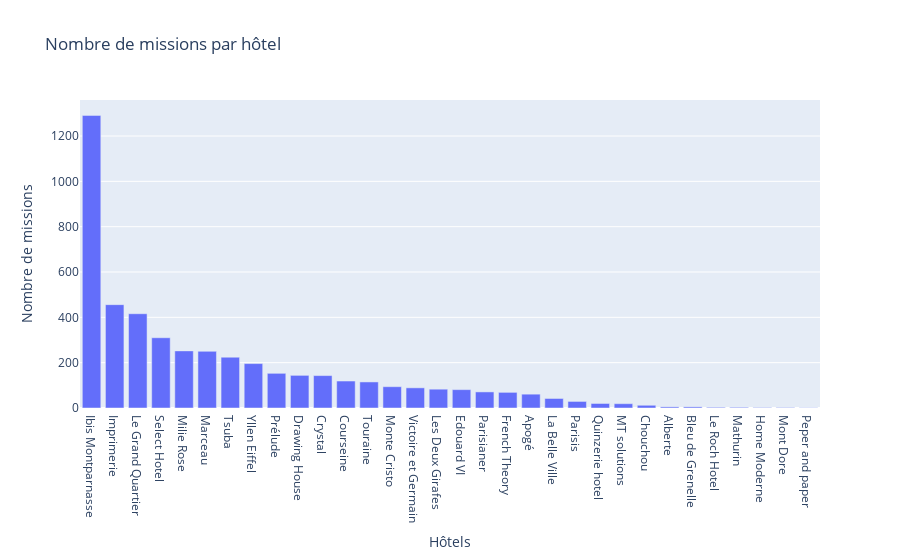

Notebook code cell kept with this figure:
### Code cell
import plotly.graph_objects as go

missions_par_hotel = data[["Propriété_clean","time_delta"]].groupby("Propriété_clean").count()
heures_par_hotel = data[["Propriété_clean","time_delta"]].groupby("Propriété_clean").sum()

trace = go.Bar(name='Affected rentals', 
                x=missions_par_hotel.index, 
                y=missions_par_hotel.time_delta)

fig = go.Figure(data=[trace])
# Change the bar mode
fig.update_layout(title="Nombre de missions par hôtel",
                  showlegend=False,
                  xaxis={'categoryorder':'total descending'})


fig.update_xaxes(title_text='Hôtels')
fig.update_yaxes(title_text='Nombre de missions')


fig.show()

### Figure 1 — Plotly figure (JSON) as saved in the notebook; plotly's stock layout.template omitted (floating-point values rounded to 4 significant figures)
{"data": [{"name": "Affected rentals", "type": "bar", "x": ["Alberte ", "Apogé", "Bleu de Grenelle", "Chouchou", "Courseine", "Crystal", "Drawing House", "Edouard VI", "French Theory", "Home Moderne", "Ibis Montparnasse", "Imprimerie", "La Belle Ville", "Le Grand Quartier", "Le Roch Hotel", "Les Deux Girafes", "MT solutions ", "Marceau", "Mathurin", "Milie Rose", "Mont Dore", "Monte Cristo", "Parisianer", "Parisis", "Peper and paper ", "Prélude", "Quinzerie hotel", "Select Hotel", "Touraine", "Tsuba", "Victoire et Germain", "Yllen Eiffel"], "y": [5, 61, 5, 12, 119, 143, 144, 81, 69, 2, 1291, 456, 42, 416, 3, 83, 19, 250, 3, 252, 2, 94, 71, 29, 1, 153, 20, 310, 115, 224, 89, 196]}], "layout": {"showlegend": false, "title": {"text": "Nombre de missions par hôtel"}, "xaxis": {"categoryorder": "total descending", "title": {"text": "Hôtels"}}, "yaxis": {"title": {"text": "Nombre de missions"}}}}
